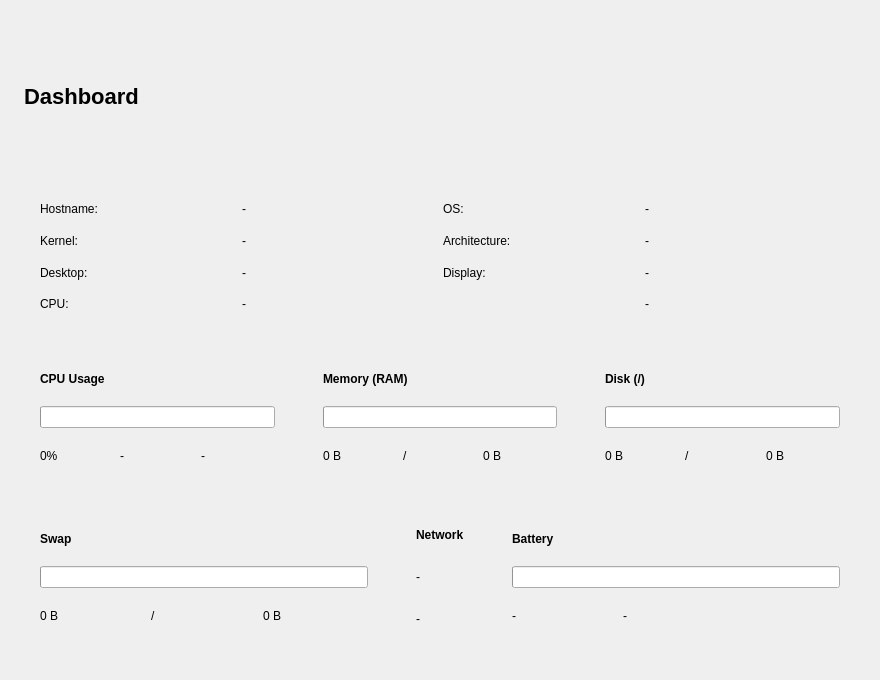
<?xml version="1.0" encoding="UTF-8"?>
<ui version="4.0">
 <class>DashboardPage</class>
 <widget class="QWidget" name="DashboardPage">
  <property name="geometry"><rect><x>0</x><y>0</y><width>880</width><height>680</height></rect></property>
  <property name="windowTitle"><string>Dashboard</string></property>
  <layout class="QVBoxLayout" name="verticalLayout">
   <property name="leftMargin"><number>24</number></property><property name="topMargin"><number>24</number></property><property name="rightMargin"><number>24</number></property><property name="bottomMargin"><number>24</number></property>
   <property name="spacing"><number>16</number></property>

   <!-- Page Title -->
   <item>
    <widget class="QLabel" name="titleLabel">
     <property name="text"><string>Dashboard</string></property>
     <property name="styleSheet"><string>font-size: 22px; font-weight: bold;</string></property>
    </widget>
   </item>

   <!-- System Info Row -->
   <item>
    <widget class="QFrame" name="sysInfoFrame">
     <property name="objectName"><string>infoCard</string></property>
     <layout class="QGridLayout" name="gridLayout">
      <property name="leftMargin"><number>16</number></property><property name="topMargin"><number>12</number></property><property name="rightMargin"><number>16</number></property><property name="bottomMargin"><number>12</number></property>
      <item row="0" column="0"><widget class="QLabel" name="l1"><property name="text"><string>Hostname:</string></property></widget></item>
      <item row="0" column="1"><widget class="QLabel" name="hostnameLabel"><property name="text"><string>-</string></property></widget></item>
      <item row="0" column="2"><widget class="QLabel" name="l2"><property name="text"><string>OS:</string></property></widget></item>
      <item row="0" column="3"><widget class="QLabel" name="osLabel"><property name="text"><string>-</string></property></widget></item>
      <item row="1" column="0"><widget class="QLabel" name="l3"><property name="text"><string>Kernel:</string></property></widget></item>
      <item row="1" column="1"><widget class="QLabel" name="kernelLabel"><property name="text"><string>-</string></property></widget></item>
      <item row="1" column="2"><widget class="QLabel" name="l4"><property name="text"><string>Architecture:</string></property></widget></item>
      <item row="1" column="3"><widget class="QLabel" name="archLabel"><property name="text"><string>-</string></property></widget></item>
      <item row="2" column="0"><widget class="QLabel" name="l5"><property name="text"><string>Desktop:</string></property></widget></item>
      <item row="2" column="1"><widget class="QLabel" name="desktopLabel"><property name="text"><string>-</string></property></widget></item>
      <item row="2" column="2"><widget class="QLabel" name="l6"><property name="text"><string>Display:</string></property></widget></item>
      <item row="2" column="3"><widget class="QLabel" name="displayLabel"><property name="text"><string>-</string></property></widget></item>
      <item row="3" column="0"><widget class="QLabel" name="l7"><property name="text"><string>CPU:</string></property></widget></item>
      <item row="3" column="1" colspan="2"><widget class="QLabel" name="cpuModelLabel"><property name="text"><string>-</string></property></widget></item>
      <item row="3" column="3"><widget class="QLabel" name="ramLabel"><property name="text"><string>-</string></property></widget></item>
     </layout>
    </widget>
   </item>

   <!-- Metrics Row -->
   <item>
    <layout class="QHBoxLayout" name="metricsLayout">
     <property name="spacing"><number>16</number></property>

     <!-- CPU Card -->
     <item>
      <widget class="QFrame" name="cpuCard">
       <property name="objectName"><string>metricCard</string></property>
       <layout class="QVBoxLayout">
        <property name="leftMargin"><number>16</number></property><property name="topMargin"><number>12</number></property><property name="rightMargin"><number>16</number></property><property name="bottomMargin"><number>12</number></property>
        <item><widget class="QLabel"><property name="text"><string>CPU Usage</string></property><property name="styleSheet"><string>font-weight: bold;</string></property></widget></item>
        <item><widget class="QProgressBar" name="cpuProgressBar"><property name="maximum"><number>100</number></property></widget></item>
        <item>
         <layout class="QHBoxLayout">
          <item><widget class="QLabel" name="cpuUsageLabel"><property name="text"><string>0%</string></property></widget></item>
          <item><widget class="QLabel" name="cpuFreqLabel"><property name="text"><string>-</string></property></widget></item>
          <item><widget class="QLabel" name="cpuCoresLabel"><property name="text"><string>-</string></property></widget></item>
         </layout>
        </item>
       </layout>
      </widget>
     </item>

     <!-- RAM Card -->
     <item>
      <widget class="QFrame" name="ramCard">
       <property name="objectName"><string>metricCard</string></property>
       <layout class="QVBoxLayout">
        <property name="leftMargin"><number>16</number></property><property name="topMargin"><number>12</number></property><property name="rightMargin"><number>16</number></property><property name="bottomMargin"><number>12</number></property>
        <item><widget class="QLabel"><property name="text"><string>Memory (RAM)</string></property><property name="styleSheet"><string>font-weight: bold;</string></property></widget></item>
        <item><widget class="QProgressBar" name="ramProgressBar"><property name="maximum"><number>100</number></property></widget></item>
        <item>
         <layout class="QHBoxLayout">
          <item><widget class="QLabel" name="ramUsageLabel"><property name="text"><string>0 B</string></property></widget></item>
          <item><widget class="QLabel"><property name="text"><string>/</string></property></widget></item>
          <item><widget class="QLabel" name="ramTotalLabel"><property name="text"><string>0 B</string></property></widget></item>
         </layout>
        </item>
       </layout>
      </widget>
     </item>

     <!-- Disk Card -->
     <item>
      <widget class="QFrame" name="diskCard">
       <property name="objectName"><string>metricCard</string></property>
       <layout class="QVBoxLayout">
        <property name="leftMargin"><number>16</number></property><property name="topMargin"><number>12</number></property><property name="rightMargin"><number>16</number></property><property name="bottomMargin"><number>12</number></property>
        <item><widget class="QLabel"><property name="text"><string>Disk (/)</string></property><property name="styleSheet"><string>font-weight: bold;</string></property></widget></item>
        <item><widget class="QProgressBar" name="diskProgressBar"><property name="maximum"><number>100</number></property></widget></item>
        <item>
         <layout class="QHBoxLayout">
          <item><widget class="QLabel" name="diskUsageLabel"><property name="text"><string>0 B</string></property></widget></item>
          <item><widget class="QLabel"><property name="text"><string>/</string></property></widget></item>
          <item><widget class="QLabel" name="diskTotalLabel"><property name="text"><string>0 B</string></property></widget></item>
         </layout>
        </item>
       </layout>
      </widget>
     </item>
    </layout>
   </item>

   <!-- Second row: Swap, Network, Battery -->
   <item>
    <layout class="QHBoxLayout" name="metricsLayout2">
     <property name="spacing"><number>16</number></property>

     <!-- Swap Card -->
     <item>
      <widget class="QFrame" name="swapCard">
       <property name="objectName"><string>metricCard</string></property>
       <layout class="QVBoxLayout">
        <property name="leftMargin"><number>16</number></property><property name="topMargin"><number>12</number></property><property name="rightMargin"><number>16</number></property><property name="bottomMargin"><number>12</number></property>
        <item><widget class="QLabel"><property name="text"><string>Swap</string></property><property name="styleSheet"><string>font-weight: bold;</string></property></widget></item>
        <item><widget class="QProgressBar" name="swapProgressBar"><property name="maximum"><number>100</number></property></widget></item>
        <item>
         <layout class="QHBoxLayout">
          <item><widget class="QLabel" name="swapUsageLabel"><property name="text"><string>0 B</string></property></widget></item>
          <item><widget class="QLabel"><property name="text"><string>/</string></property></widget></item>
          <item><widget class="QLabel" name="swapTotalLabel"><property name="text"><string>0 B</string></property></widget></item>
         </layout>
        </item>
       </layout>
      </widget>
     </item>

     <!-- Network Card -->
     <item>
      <widget class="QFrame" name="networkCard">
       <property name="objectName"><string>metricCard</string></property>
       <layout class="QVBoxLayout">
        <property name="leftMargin"><number>16</number></property><property name="topMargin"><number>12</number></property><property name="rightMargin"><number>16</number></property><property name="bottomMargin"><number>12</number></property>
        <item><widget class="QLabel"><property name="text"><string>Network</string></property><property name="styleSheet"><string>font-weight: bold;</string></property></widget></item>
        <item><widget class="QLabel" name="networkNameLabel"><property name="text"><string>-</string></property></widget></item>
        <item><widget class="QLabel" name="networkIpLabel"><property name="text"><string>-</string></property></widget></item>
       </layout>
      </widget>
     </item>

     <!-- Battery Card -->
     <item>
      <widget class="QFrame" name="batteryCard">
       <property name="objectName"><string>metricCard</string></property>
       <layout class="QVBoxLayout">
        <property name="leftMargin"><number>16</number></property><property name="topMargin"><number>12</number></property><property name="rightMargin"><number>16</number></property><property name="bottomMargin"><number>12</number></property>
        <item><widget class="QLabel"><property name="text"><string>Battery</string></property><property name="styleSheet"><string>font-weight: bold;</string></property></widget></item>
        <item><widget class="QProgressBar" name="batteryProgressBar"><property name="maximum"><number>100</number></property></widget></item>
        <item>
         <layout class="QHBoxLayout">
          <item><widget class="QLabel" name="batteryPercentLabel"><property name="text"><string>-</string></property></widget></item>
          <item><widget class="QLabel" name="batteryStatusLabel"><property name="text"><string>-</string></property></widget></item>
          <item><widget class="QLabel" name="batteryTimeLabel"><property name="text"><string></string></property></widget></item>
         </layout>
        </item>
       </layout>
      </widget>
     </item>

    </layout>
   </item>

   <item><spacer><property name="orientation"><enum>Qt::Vertical</enum></property></spacer></item>
  </layout>
 </widget>
</ui>
